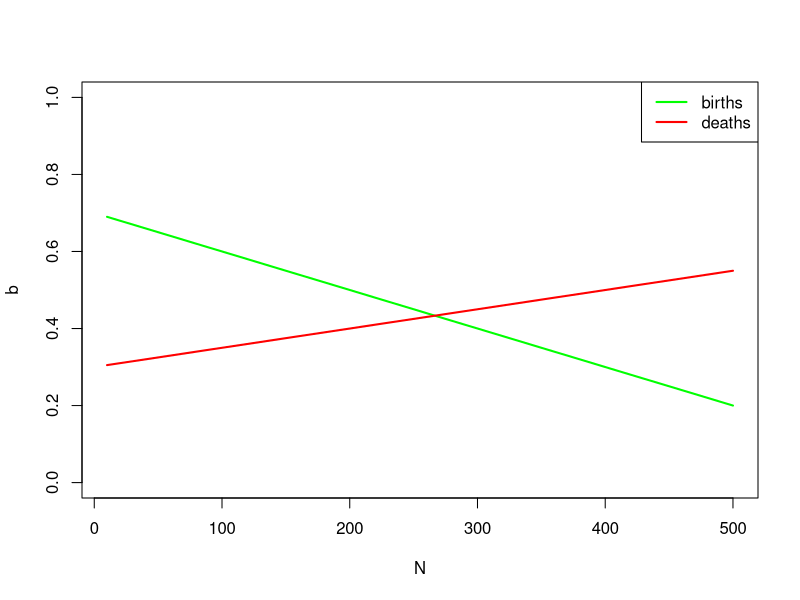

This chart was generated by the following R code:


######## D-D demo

# variable definitions

bmax <- 0.7
dmin <- 0.3

a <- 0.001
c <- 0.0005


#########
# visualize density dependence

N <- seq(10,500,by=10)

b <- bmax - a*N
d <- dmin + c*N

plot(N,b,type="l",col="green",ylim=c(0,1),lwd=2)
lines(N,d,col="red",lwd=2)

legend("topright",col=c("green","red"),lwd=2,legend=c("births","deaths"))


popsize=500
for(i in 1:100){
  print(all(rbinom(popsize,1,0.75)))
}


red = 20
blue = 20
for(i in 1:100){
  red = rpois(1,red)
  blue = rpois(1,blue)
  cat(paste("red is :",red,"\n"))
  cat(paste("blue is :",blue,"\n"))
}




